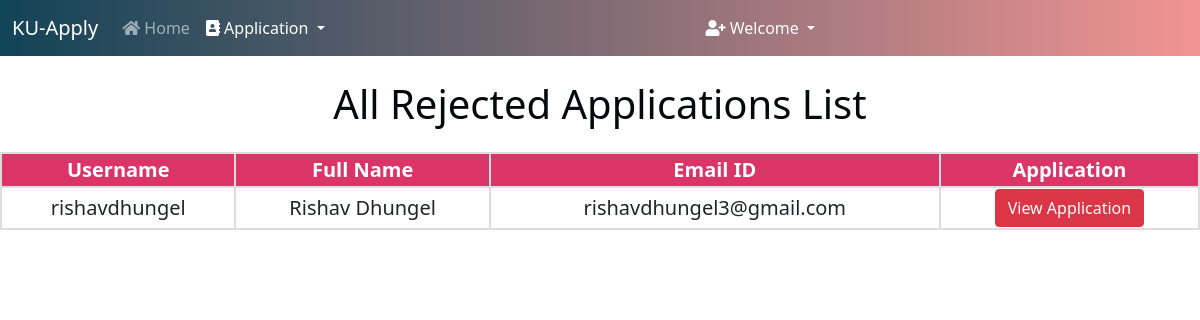
/rejected_applications/ (signed in), run on the app's committed database.
### college/models.py (models this page shows, shortened)
class Application(models.Model):
    COURSES = (
    ('Bachelor of Business Information Systems', 'Bachelor of Business Information Systems'),
    ('Bachelor of Business Adminstration', 'Bachelor of Business Adminstration'),
    )
    STATUS = (
        ('Approved', 'Approved'),
        ('Pending', 'Pending'),
        ('Rejected', 'Rejected'),
    )
    user = models.OneToOneField(User, on_delete=models.CASCADE, blank=True, null=True)
    course = models.CharField(max_length=100, choices= COURSES)
    name = models.CharField(max_length=200)
    email = models.CharField(max_length=200)
    phone_no = models.CharField(max_length=200)
    address = models.TextField(max_length=200)
    student_profile = models.ImageField(upload_to="images")
    voucher = models.ImageField(upload_to="images", null=True)
    SLC_passing_certificate = models.ImageField(upload_to="images", null=True)
    SLC_percentage = models.DecimalField(max_digits=4, decimal_places=2, null=True)
    SLC_marksheet = models.ImageField(upload_to="images", null=True)
    SLC_passing_certificate = models.ImageField(upload_to="images", null=True)
    SLC_leaving_certificate = models.ImageField(upload_to="images", null=True)
    high_percentage = models.DecimalField(max_digits=4, decimal_places=2, null=True)
    high_marksheet = models.ImageField(upload_to="images", null=True)
    high_passing_certificate = models.ImageField(upload_to="images", null=True)
    high_leaving_certificate = models.ImageField(upload_to="images", null=True)
    Application_Status = models.TextField(max_length=100, choices=STATUS, default="Pending")
    message = models.TextField(max_length=100, default="", null=True, blank=True)

### college/views.py (the view)
# urls.py: path("rejected_applications/", views.rejected_applications, name="rejected_applications"),
def rejected_applications(request):
    if not request.user.is_superuser:
        return redirect("/login")
    rejected = Application.objects.filter(Application_Status="Rejected")
    return render(request, "rejected_applications.html", {'rejected':rejected})

### college/templates/rejected_applications.html (shortened to what this page needs)
{% extends 'admin.html' %}
    {% block body %}
    <h1 class="mt-4">All Rejected Applications List</h1>
    <div class="users-table mt-4">
    <table>
        <tbody>
            <tr>
                <th>Username</th>
                <th>Full Name</th>
                <th>Email ID</th>
                <th>Application</th>
            </tr>
            {% for i in rejected %}
            <tr>
                <td>{{i.user}}</td>
                <td>{{i.name}}</td>
                <td>{{i.email}}</td>
                <td><a href="/student_application/{{i.id}}/" class="btn btn-danger">View Application</a></td>
            </tr>
            {% endfor %}
        </tbody>
    </table>
    {% endblock %}

### college/templates/rejected_applications.html (style rules this page uses)
h1 { text-align: center; color: #03080c; }
table { border-collapse: collapse; width: 100%; text-align: center; font-size: 20px; }
th { background-color: #db3466; color: white; }
th, td { border: 2px solid #ddd; }

### data on the page
Application: user "rishavdhungel", name "Rishav Dhungel", email "rishavdhungel3@gmail.com"
